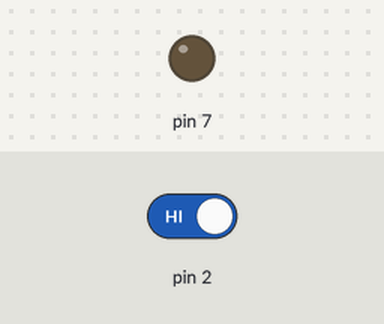
The sketch below on a simulated Arduino Uno, built with avr-gcc and run on an emulated ATmega328P. Parts: output pins drawn as LEDs (lit = HIGH). The inputs (shaded band) are chosen by the test bench; at power-on: pin 2 HIGH.

Above: at 1.2 s.
1.3 s: pin 2 driven LOW
At 2.0 s:
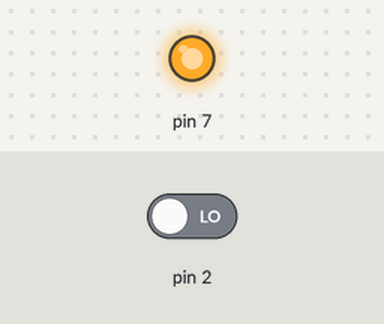
2.8 s: pin 2 driven HIGH
At 3.2 s:
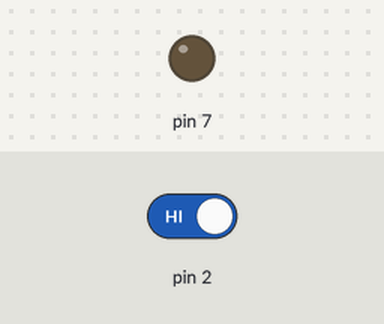
Timing chart, 0 to 5.8 s (numbered marks = the images above; inputs shaded):
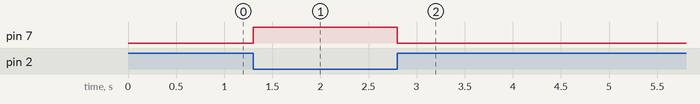

Measured:
- after the input at 1.3 s, pin 7: LOW → HIGH at once
- after the input at 2.8 s, pin 7: HIGH → LOW at once

The sketch:

sketch_jun20b.ino
```cpp
void setup() {

  DDRD |=(1<<PIND7);
  DDRD &=~(1<<PIND2);
}

void loop() {

  if(bit_is_clear(PIND,2)){

        PORTD |=(1<<PIND7);
    }
   else{

      PORTD &=~(1<<PIND7);

    }

}
```
